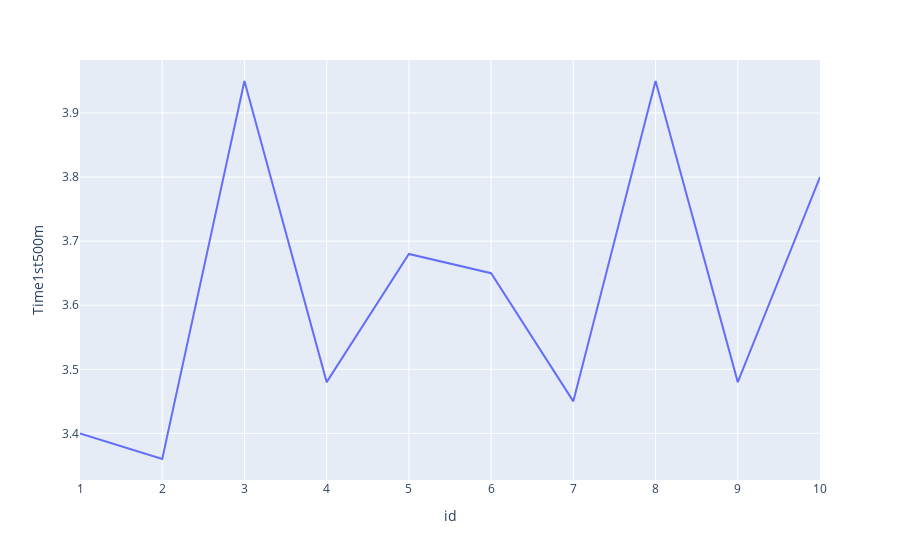

Source (notebook cell):
### Markdown cell above
### Trends for each distance
Also a bit confusing. The shift is clear from 1st 500m to 4th 500m.

### Code cell
px.line(df_run, x='id', y='Time1st500m')

### Figure 1 — Plotly figure (JSON) as saved in the notebook; plotly's stock layout.template omitted (floating-point values rounded to 4 significant figures)
{"data": [{"hovertemplate": "id=%{x}<br>Time1st500m=%{y}<extra></extra>", "legendgroup": "", "line": {"color": "#636efa", "dash": "solid"}, "mode": "lines", "name": "", "orientation": "v", "showlegend": false, "type": "scatter", "x": [1, 2, 3, 4, 5, 6, 7, 8, 9, 10], "xaxis": "x", "y": [3.4, 3.36, 3.95, 3.48, 3.68, 3.65, 3.45, 3.95, 3.48, 3.8], "yaxis": "y"}], "layout": {"legend": {"tracegroupgap": 0}, "margin": {"t": 60}, "xaxis": {"anchor": "y", "domain": [0, 1], "title": {"text": "id"}}, "yaxis": {"anchor": "x", "domain": [0, 1], "title": {"text": "Time1st500m"}}}}
